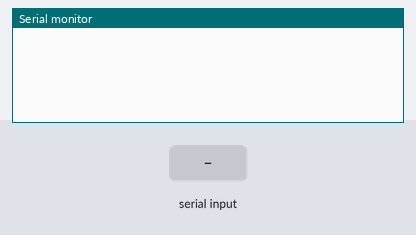
The sketch below on a simulated Arduino Uno, built with avr-gcc and run on an emulated ATmega328P. Parts: the last lines printed to the serial monitor. The inputs (shaded band) are chosen by the test bench.

Above: at 1.2 s.
1.3 s: "1" received over the second serial link
At 1.7 s:
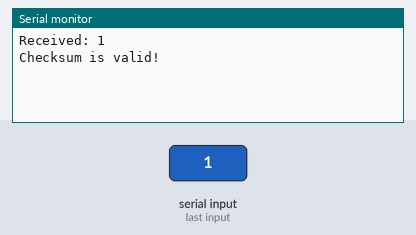
2.8 s: "0" received over the second serial link
At 4.0 s:
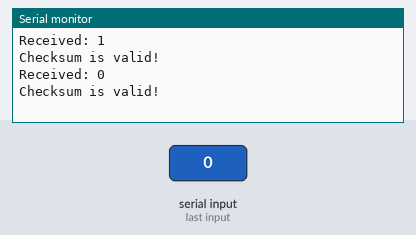
4.3 s: "2" received over the second serial link
At 5.2 s:
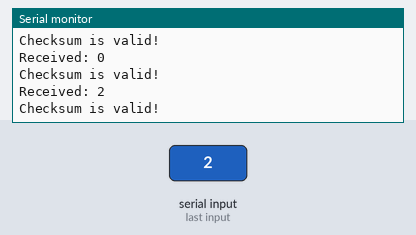

The sketch:

Checksum.ino
```cpp
#include <SoftwareSerial.h>

SoftwareSerial mySerial(18, 19); // RX, TX

void setup() {
  Serial.begin(9600);   // Initialize hardware serial
  mySerial.begin(9600); // Initialize software serial
}

void loop() {
  // Read data from the PC using software serial
  if (mySerial.available() > 0) {
    char receivedChar = mySerial.read();  // Read a character from software serial

    // Process the received character (for example, print it to the hardware serial)
    Serial.print("Received: ");
    Serial.println(receivedChar);

    // Validate checksum
    if (validateChecksum(receivedChar)) {
      Serial.println("Checksum is valid!");
    } else {
      Serial.println("Checksum is invalid!");
    }
  }

  // Your main code goes here
}

bool validateChecksum(char data) {
  // Implement your checksum validation logic here
  // For simplicity, let's say the checksum is the ASCII value of the received character
  int receivedChecksum = int(data);
  return (receivedChecksum == calculateChecksum(data));
}

int calculateChecksum(char data) {
  // For simplicity, let's say the checksum is the ASCII value of the character
  return int(data);
}
```

Measured:
- after the input at 1.3 s, the serial monitor: prints a new line at once (image 1)
- after the input at 2.8 s, the serial monitor: prints a new line at once (image 2)
- after the input at 4.3 s, the serial monitor: prints a new line at once (image 3)
